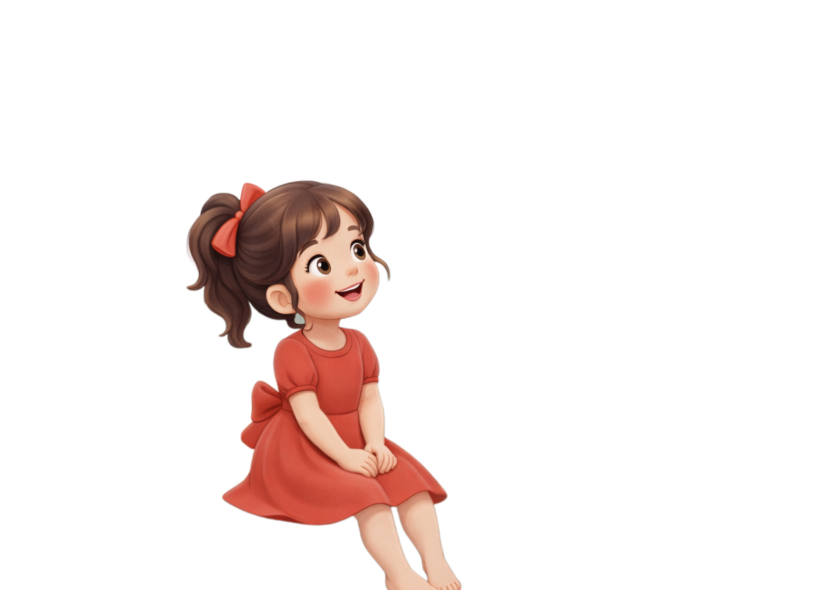
#> input picture sample Book/ref_child.png, 2500 x 1768 px, given in place of 1.png, which was not available (shown at 1/3 size)
$ python analyze_template_assets.py
#> lines starting #> are read from the running program, lines starting #| are printed output that depends on the picture; after the words box and inside, x2 and y2 are one past the last pixel; in counts of white or black regions, pixels touching at a corner belong together; pictures that were not available may be replaced by others from this repository, and a replacement may not be noted
import cv2
import numpy as np
import os
import json

BASE_DIR = r"e:\Pickabook Ali\Approach B\pickabook-monorepo\sample Book"
IMG_1 = os.path.join(BASE_DIR, "1.png")
IMG_2 = os.path.join(BASE_DIR, "2.png")
IMG_3 = os.path.join(BASE_DIR, "3.png")

def analyze():
    # 1. Check Sizes
    img1 = cv2.imread(IMG_1)
#> img1 is the input picture: shape (1768, 2500, 3); mean B, G, R 236.1, 238.1, 246.5
    img2 = cv2.imread(IMG_2)
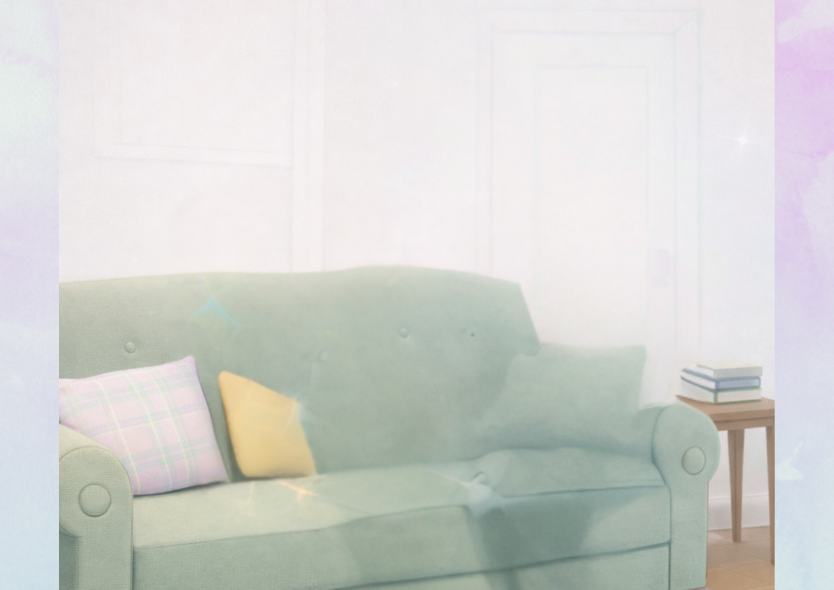
#> input picture sample Book/2.png, 2500 x 1768 px, found by its file name (shown at 1/3 size)
#> img2 is the input picture: shape (1768, 2500, 3); mean B, G, R 208.9, 212.4, 211.1
    img3 = cv2.imread(IMG_3, cv2.IMREAD_UNCHANGED)

    print(f"1.png (Full): {img1.shape if img1 is not None else 'Not Found'}")
#| 1.png (Full): (1768, 2500, 3)
    print(f"2.png (Bg): {img2.shape if img2 is not None else 'Not Found'}")
#| 2.png (Bg): (1768, 2500, 3)
    print(f"3.png (Chars): {img3.shape if img3 is not None else 'Not Found'}")
#| 3.png (Chars): (1768, 2500, 3)

    if img3 is None:
        print("Error: 3.png not found or invalid.")
        return

    # 2. Find Regions (Handle White Background if no Alpha)
    if img3.shape[2] == 4:
        alpha = img3[:, :, 3]
        _, thresh = cv2.threshold(alpha, 10, 255, cv2.THRESH_BINARY)
    else:
        # Assuming White Background (255, 255, 255) as "Transparent"
        gray = cv2.cvtColor(img3, cv2.COLOR_BGR2GRAY)
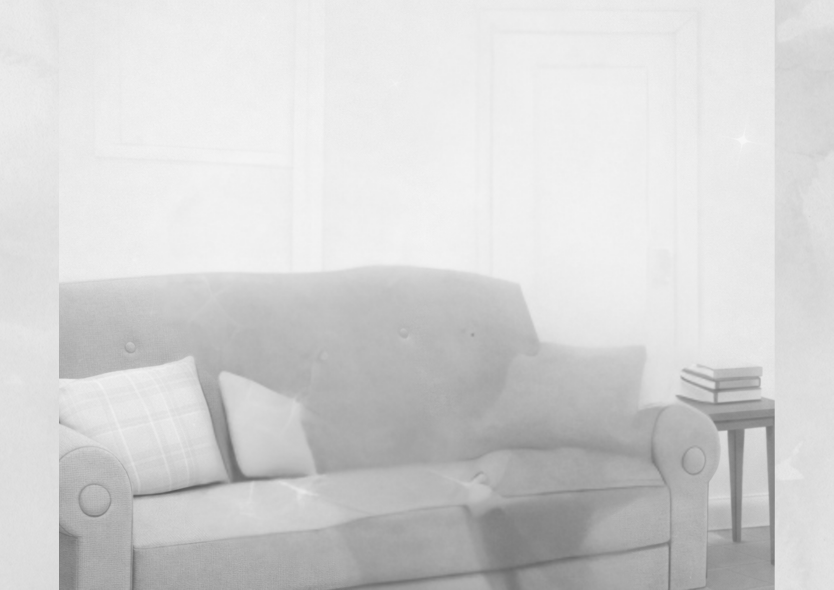
#> gray: shape (1768, 2500) (shown at 1/3 size); min 83, max 248, mean 211.6
        # Threshold: Any pixel NOT near white is part of the character
        _, thresh = cv2.threshold(gray, 240, 255, cv2.THRESH_BINARY_INV)
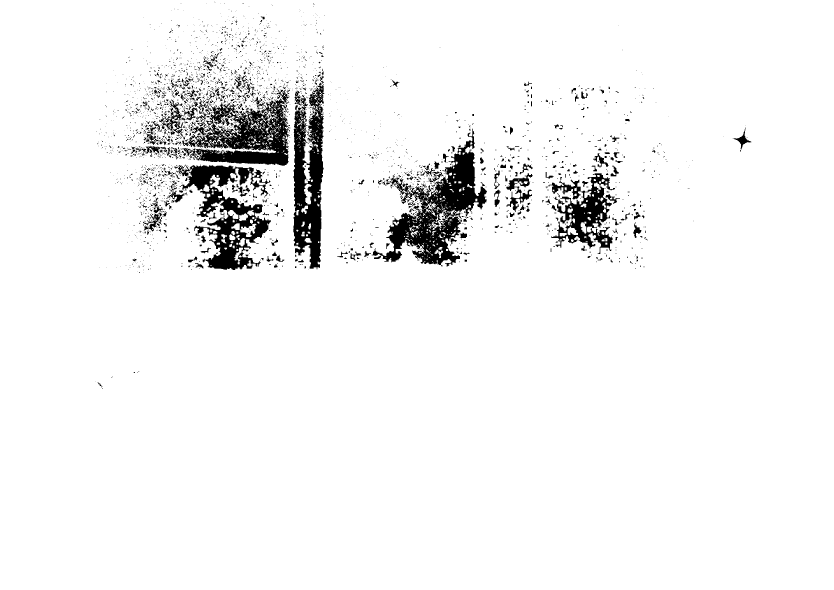
#> thresh: shape (1768, 2500) (shown at 1/3 size); 95.2% white; 2912 black regions (2439 under 20 px), largest, box (x1, y1, x2, y2) and area: (1115, 386, 1461, 800) 44135, (546, 269, 870, 497) 33509, (529, 493, 813, 810) 33481

    contours, _ = cv2.findContours(thresh, cv2.RETR_EXTERNAL, cv2.CHAIN_APPROX_SIMPLE)
#> contours = [[[0, 0], [0, 1767], [2499, 1767], [2499, 0]]]

    print(f"Found {len(contours)} contours in 3.png")
#| Found 1 contours in 3.png

    slots = []
    for i, cnt in enumerate(contours):
        x, y, w, h = cv2.boundingRect(cnt)
        area = w * h
        if area < 5000: continue # Ignore small noise (increased threshold)

        # Determine likely role based on height/area
        print(f"Contour {i}: x={x}, y={y}, w={w}, h={h}, area={area}")
        slots.append({"x": x, "y": y, "w": w, "h": h, "area": area})
#> this loop made 1 pass
#> (cnt, x, y, w, h, area) on pass 1: ([[0, 0], [0, 1767], [2499, 1767], [2499, 0]], 0, 0, 2500, 1768, 4420000)
#| Contour 0: x=0, y=0, w=2500, h=1768, area=4420000
#> after the loop, slots = 1 item

    # Sort by height to guess Child vs Mom (Mom likely taller)
    slots.sort(key=lambda s: s["h"], reverse=True)

    if len(slots) >= 2:
        print("\nPredicted Roles:")
        print(f"Mom (Tallest): {slots[0]}")
        print(f"Child (Next): {slots[1]}")

analyze()
